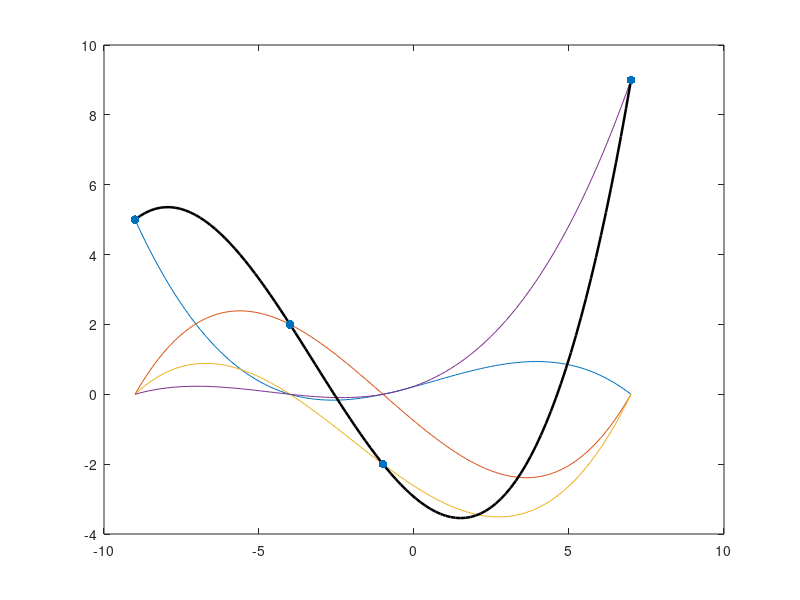

Write the MATLAB code that produced this figure.
x_val = [-9, -4, -1, 7];
y_val = [5, 2, -2, 9];

L_i = @(x, i) prod(...
    (x - x_val([1:(i-1), (i+1):end])) ./...
    (x_val(i) - x_val([1:(i-1), (i+1):end])),...
    2);

x = linspace(min(x_val), max(x_val)).';
y = zeros(size(x));

figure(1);
for i = 1 : length(x_val)
    y_i = y_val(i) * L_i(x, i);
    y = y + y_i;
    plot(x, y_i);
    hold on;
end
plot(x, y, '-k', 'LineWidth', 1.8);
scatter(x_val, y_val, 40, 'red', 'filled');
hold off;